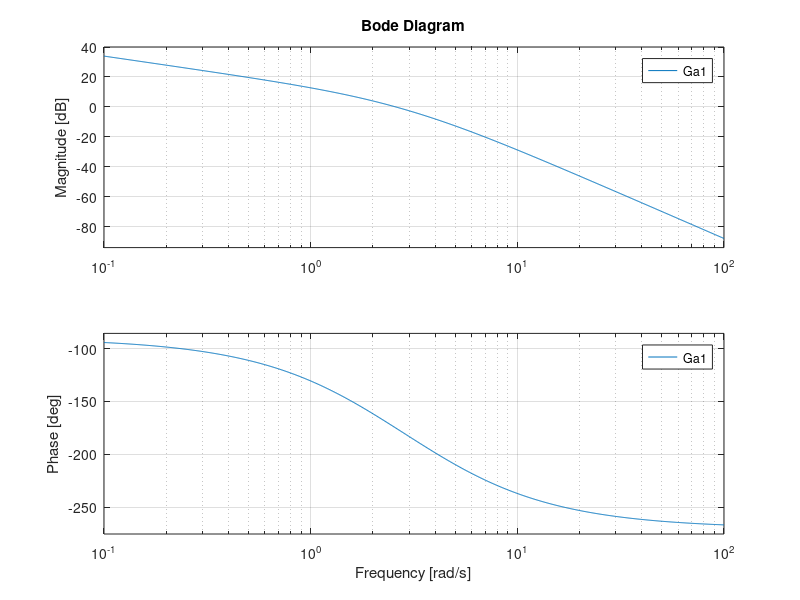
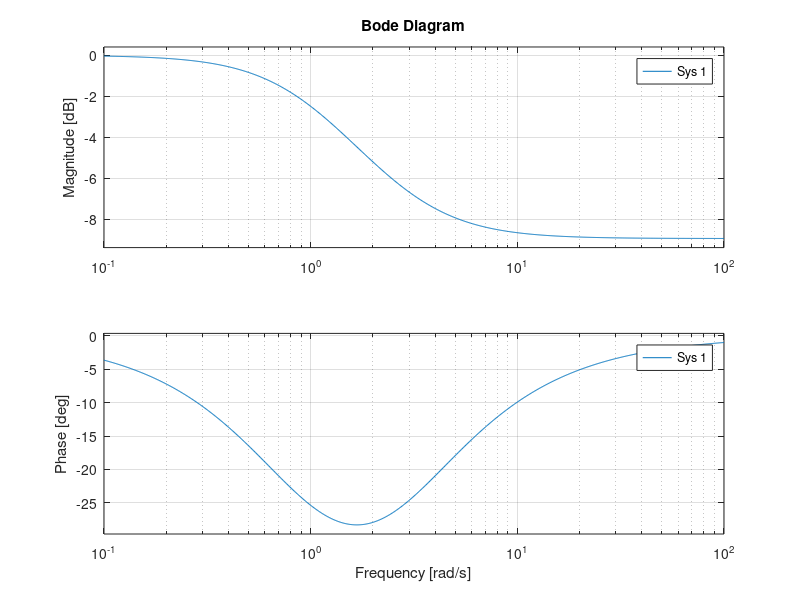
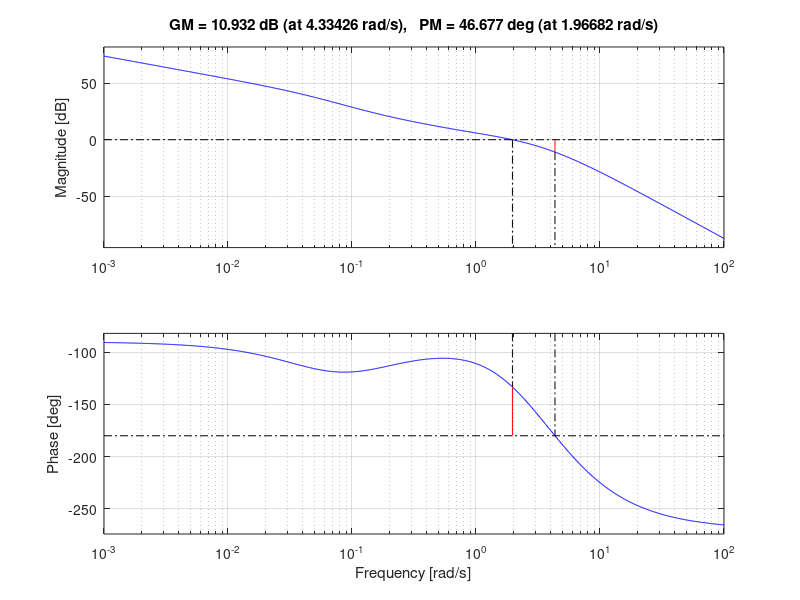
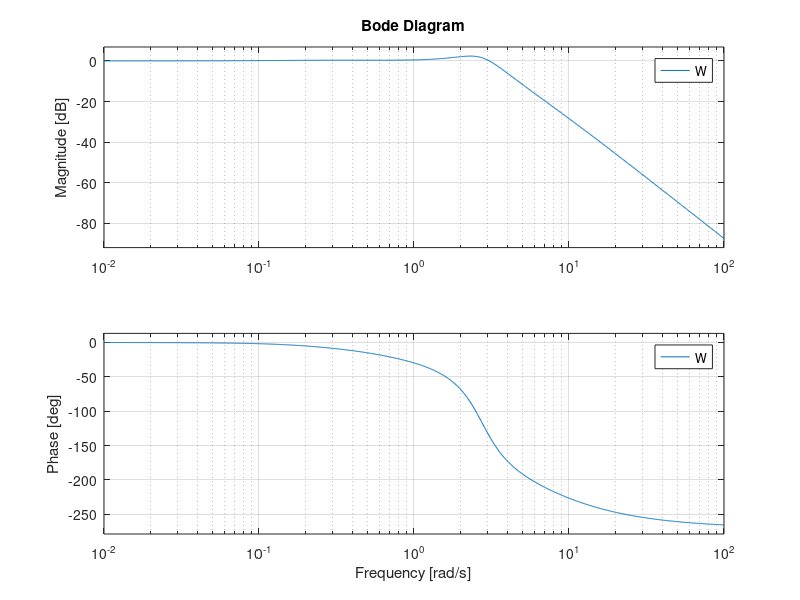

Write the MATLAB code that produced these figures, in order.
clear all
close all
clc

s = tf('s');
F = 10/(s*(s+2)*(s+4))

Kr = 1

% progettare C(s) in modo che il sistema in catena chiusa soddisfi le seguenti specifiche:
%   * |er,inf| <= 0.2 per r(t) = t
%   * Sovraelongazione massima della risposta al gradino unitario non superiore al 25%
%   * Banda passante pari a circa 3.2 rad/s (con tolleranza dei +-15%)

% le prime due specifiche sono uguali agli esercizi L_11_05_21, quindi:
% C(s) = Kc * C'(s)
Kc = 4  % minimo valore ammissibile e la funzione d'anello di partenza e' di nuovo data da
Ga1 = Kc*F  % = 40/(s*(s+2)*(s+4))
% La specifica sulla sovraelongazione massima implica mf_min = 43 - 45
% La nuova specifica sulla banda passante implica 2.72 <= wB <= 3.68 rad/s
%               ->  wc = 0.63 * wB_des = 2 rad/s

% Nell'esercizio svolto su carta (vedi appunti, pag. 199) avevamo utilizzato una rete derivativa da 3
% e una rete integrativa con mi = 3 (2.8 sulle slide)

bode(Ga1)

wc = 2;
[m,f] = bode(Ga1,wc)

% Dal DdB vedo che devo far salire la fase per poter garantire il margine di fase
% Ho inoltre che il modulo è gia' maggiore di 0 e crescera' ancora mettendo
% la rete anticipatrice, quindi devo pensare di mettere una rete attenuatrice

%% rete anticipatrice
md = 3;  % mi consente un recupero massimo di fase di 30 gradi, quindi 5 gradi in piu' del minimo necessario
xd = sqrt(md);
taud = xd/wc;
Rd = (1+taud*s)/(1+taud/md*s);
Ga2 = Ga1 * Rd;
[m1,f2] = bode(Ga2,wc)  % m1 = 2,74, approssimo a 2.8

%% rete attenuatrice
mi = 2.8;
figure,bode((1+s/mi)/(1+s))   % Vedo che il modulo rimane pressoche' invariato da circa 40 rad/s in poi.
                              % In corrispondenza di questo valore si ha
                              % perdita di fase di circa 2.6 gradi, quindi
                              % è accettbile (rientra nel margine di fase)
xi = 40;
taui = xi/wc;
Ri = (1+taui/mi*s)/(1+taui*s);
Ga3 = Ga2 * Ri;

figure,margin(Ga3)  % Controllo i margini di modulo e fase e w di crossover
                    % Vanno bene, completo il progetto del controllore

%%
C = Kc * Rd * Ri;
W = feedback(C*F,1);
figure,bode(W)  % per specifica sulla banda passante
figure,step(W)  % per specifica sulla risposta al gradino
